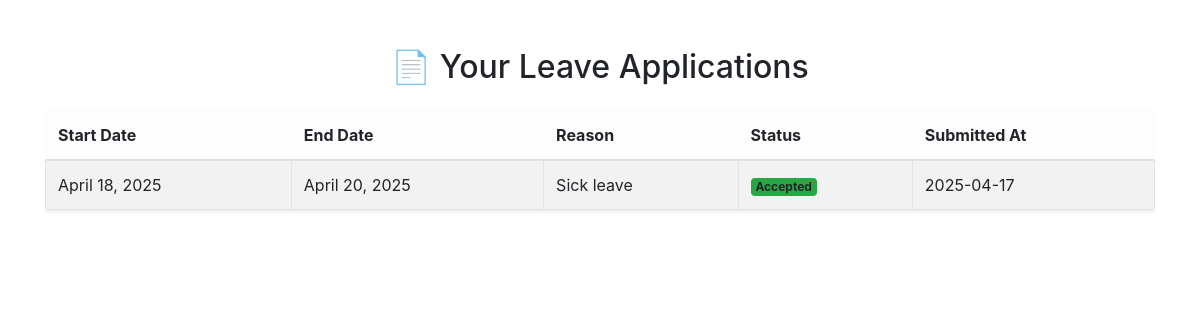
The page /leave-applications/ (signed in) on the database its author committed.
### hr_app/models.py (models this page shows, shortened)
class LeaveRequest(models.Model):
    STATUS_CHOICES = [
        ('Pending', 'Pending'),
        ('Approved', 'Approved'),
        ('Rejected', 'Rejected'),
    ]
    employee = models.ForeignKey(User, on_delete=models.CASCADE)
    reason = models.TextField()
    start_date = models.DateField()
    end_date = models.DateField()
    submitted_at = models.DateTimeField(auto_now_add=True)
    status = models.CharField(max_length=10, choices=STATUS_CHOICES, default='Pending')

### hr_app/views.py (the view)
# urls.py: path('leave-applications/', views.view_leave_applications, name='view_leave_applications'),
@login_required
def view_leave_applications(request):
    leaves = LeaveRequest.objects.filter(employee=request.user).order_by('-submitted_at')
    return render(request, 'view_leave_application.html', {'leaves': leaves})

### hr_app/templates/view_leave_application.html
{% extends 'base.html' %}
{% block body %}
<div class="container my-5">
    <h2 class="mb-4 text-center fw-bold">📄 Your Leave Applications</h2>
    {% if leaves %}
    <div class="table-responsive">
        <table class="table table-bordered table-striped shadow-sm">
            <thead class="table-light">
                <tr>
                    <th>Start Date</th>
                    <th>End Date</th>
                    <th>Reason</th>
                    <th>Status</th>
                    <th>Submitted At</th>
                </tr>
            </thead>
            <tbody>
                {% for leave in leaves %}
                <tr>
                    <td>{{ leave.start_date }}</td>
                    <td>{{ leave.end_date }}</td>
                    <td>{{ leave.reason }}</td>
                    <td>
                        {% if leave.status == 'Pending' %}
                            <span class="badge bg-warning text-dark">Pending</span>
                        {% elif leave.status == 'Approved' %}
                            <span class="badge bg-success">Accepted</span>
                        {% elif leave.status == 'Rejected' %}
                            <span class="badge bg-danger">Rejected</span>
                        {% endif %}
                    </td>
                    <td>{{ leave.submitted_at|date:"Y-m-d " }}</td>
                </tr>
                {% endfor %}
            </tbody>
        </table>
    </div>
    {% else %}
        <p class="text-center text-muted">You haven't submitted any leave applications yet.</p>
    {% endif %}
</div>
{% endblock %}

### rows shown on the page
LeaveRequest: start_date "April 18, 2025", end_date "April 20, 2025", reason "Sick leave", status "Accepted", submitted_at "2025-04-17"
